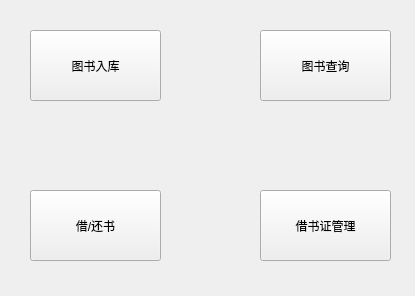
<?xml version="1.0" encoding="UTF-8"?>
<ui version="4.0">
 <class>selectdlg</class>
 <widget class="QWidget" name="selectdlg">
  <property name="geometry">
   <rect>
    <x>0</x>
    <y>0</y>
    <width>415</width>
    <height>296</height>
   </rect>
  </property>
  <property name="windowTitle">
   <string>Form</string>
  </property>
  <widget class="QPushButton" name="insertBtn">
   <property name="geometry">
    <rect>
     <x>30</x>
     <y>30</y>
     <width>131</width>
     <height>71</height>
    </rect>
   </property>
   <property name="text">
    <string>图书入库</string>
   </property>
  </widget>
  <widget class="QPushButton" name="selectBtn">
   <property name="geometry">
    <rect>
     <x>260</x>
     <y>30</y>
     <width>131</width>
     <height>71</height>
    </rect>
   </property>
   <property name="text">
    <string>图书查询</string>
   </property>
  </widget>
  <widget class="QPushButton" name="borrowBtn">
   <property name="geometry">
    <rect>
     <x>30</x>
     <y>190</y>
     <width>131</width>
     <height>71</height>
    </rect>
   </property>
   <property name="text">
    <string>借/还书</string>
   </property>
  </widget>
  <widget class="QPushButton" name="manageBtn">
   <property name="geometry">
    <rect>
     <x>260</x>
     <y>190</y>
     <width>131</width>
     <height>71</height>
    </rect>
   </property>
   <property name="text">
    <string>借书证管理</string>
   </property>
  </widget>
 </widget>
 <resources/>
 <connections/>
</ui>
